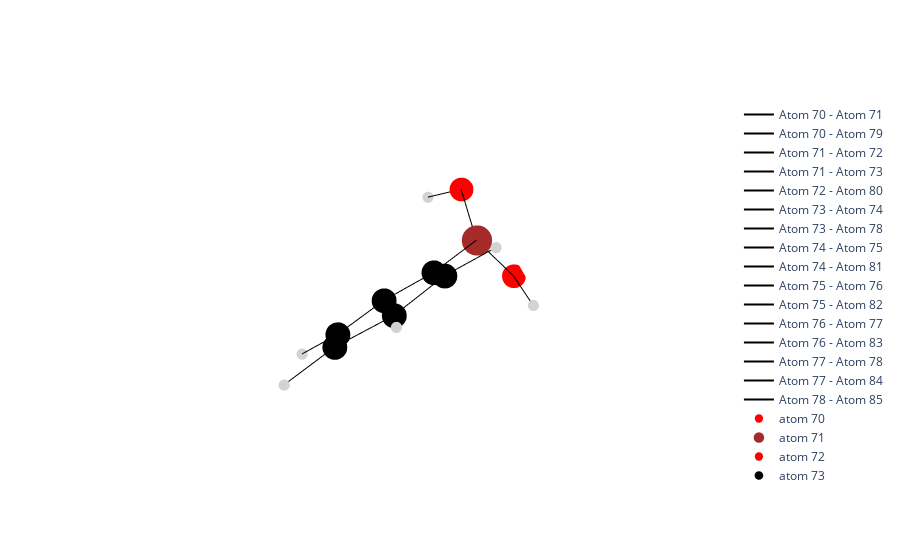

Source (notebook cell):
### Code cell
trace_atoms = [None] * len(boron.nodes)
trace_edges = [None] * len(edge_boron)

for i, u in zip(range(len(boron.nodes)), boron.nodes):


    trace_atoms[i] = go.Scatter3d(x=[boron_xyz[i][0]],
                         y=[boron_xyz[i][1]],
                         z=[boron_xyz[i][2]],
                         mode='markers',
                         name = f'atom {boron_an[i]}',
                         text = f'atom {boron_an[i]}',
                         marker=dict(symbol='circle',
                                                 size=sizes[boron.nodes[u]['name']],
                                                 color=colors[boron.nodes[u]['name']])
    )

for i in range(len(edge_boron)):
    trace_edges[i]= go.Scatter3d(
        x=edge_boron[i,:,0],
        y=edge_boron[i,:,1],
        z=edge_boron[i,:,2],
        name = f'Atom {edges_b[i][0]} - Atom {edges_b[i][1]}',
        text=f'{edges_b[i]}',
        mode='lines',
        line=dict(color='black', width=2),
        hoverinfo='none')


traces =  trace_edges + trace_atoms
subs = go.Figure(data=traces)

subs.update_layout(template =  'plotly_white')

subs.update_layout(scene=dict(xaxis=dict(showgrid=False, zeroline=False, showticklabels=False),
                             yaxis=dict(showgrid=False, zeroline=False, showticklabels=False),
                             zaxis=dict(showgrid=False, zeroline=False, showticklabels=False),
                             xaxis_title='', yaxis_title='', zaxis_title=''))


subs.show()

### Figure 1 — Plotly figure (JSON) as saved in the notebook; plotly's stock layout.template omitted (floating-point values rounded to 4 significant figures)
{"data": [{"hoverinfo": "none", "line": {"color": "black", "width": 2}, "mode": "lines", "name": "Atom 70 - Atom 71", "text": "(70, 71)", "type": "scatter3d", "x": [-2.719, -2.038], "y": [-1.116, -0.04201], "z": [1.002, 0.2841]}, {"hoverinfo": "none", "line": {"color": "black", "width": 2}, "mode": "lines", "name": "Atom 70 - Atom 79", "text": "(70, 79)", "type": "scatter3d", "x": [-2.719, -2.474], "y": [-1.116, -1.973], "z": [1.002, 0.6037]}, {"hoverinfo": "none", "line": {"color": "black", "width": 2}, "mode": "lines", "name": "Atom 71 - Atom 72", "text": "(71, 72)", "type": "scatter3d", "x": [-2.038, -2.82], "y": [-0.04201, 0.6142], "z": [0.2841, -0.764]}, {"hoverinfo": "none", "line": {"color": "black", "width": 2}, "mode": "lines", "name": "Atom 71 - Atom 73", "text": "(71, 73)", "type": "scatter3d", "x": [-2.038, -0.4864], "y": [-0.04201, 0.03106], "z": [0.2841, 0.1438]}, {"hoverinfo": "none", "line": {"color": "black", "width": 2}, "mode": "lines", "name": "Atom 72 - Atom 80", "text": "(72, 80)", "type": "scatter3d", "x": [-2.82, -2.396], "y": [0.6142, 1.472], "z": [-0.764, -0.9799]}, {"hoverinfo": "none", "line": {"color": "black", "width": 2}, "mode": "lines", "name": "Atom 73 - Atom 74", "text": "(73, 74)", "type": "scatter3d", "x": [-0.4864, 0.2729], "y": [0.03106, 0.9418], "z": [0.1438, 0.8413]}, {"hoverinfo": "none", "line": {"color": "black", "width": 2}, "mode": "lines", "name": "Atom 73 - Atom 78", "text": "(73, 78)", "type": "scatter3d", "x": [-0.4864, 0.1727], "y": [0.03106, -0.8366], "z": [0.1438, -0.7027]}, {"hoverinfo": "none", "line": {"color": "black", "width": 2}, "mode": "lines", "name": "Atom 74 - Atom 75", "text": "(74, 75)", "type": "scatter3d", "x": [0.2729, 1.64], "y": [0.9418, 1.032], "z": [0.8413, 0.7398]}, {"hoverinfo": "none", "line": {"color": "black", "width": 2}, "mode": "lines", "name": "Atom 74 - Atom 81", "text": "(74, 81)", "type": "scatter3d", "x": [0.2729, -0.2418], "y": [0.9418, 1.615], "z": [0.8413, 1.499]}, {"hoverinfo": "none", "line": {"color": "black", "width": 2}, "mode": "lines", "name": "Atom 75 - Atom 76", "text": "(75, 76)", "type": "scatter3d", "x": [1.64, 2.281], "y": [1.032, 0.1564], "z": [0.7398, -0.1109]}, {"hoverinfo": "none", "line": {"color": "black", "width": 2}, "mode": "lines", "name": "Atom 75 - Atom 82", "text": "(75, 82)", "type": "scatter3d", "x": [1.64, 2.265], "y": [1.032, 1.734], "z": [0.7398, 1.273]}, {"hoverinfo": "none", "line": {"color": "black", "width": 2}, "mode": "lines", "name": "Atom 76 - Atom 77", "text": "(76, 77)", "type": "scatter3d", "x": [2.281, 1.545], "y": [0.1564, -0.7833], "z": [-0.1109, -0.8367]}, {"hoverinfo": "none", "line": {"color": "black", "width": 2}, "mode": "lines", "name": "Atom 76 - Atom 83", "text": "(76, 83)", "type": "scatter3d", "x": [2.281, 3.372], "y": [0.1564, 0.1892], "z": [-0.1109, -0.2258]}, {"hoverinfo": "none", "line": {"color": "black", "width": 2}, "mode": "lines", "name": "Atom 77 - Atom 78", "text": "(77, 78)", "type": "scatter3d", "x": [1.545, 0.1727], "y": [-0.7833, -0.8366], "z": [-0.8367, -0.7027]}, {"hoverinfo": "none", "line": {"color": "black", "width": 2}, "mode": "lines", "name": "Atom 77 - Atom 84", "text": "(77, 84)", "type": "scatter3d", "x": [1.545, 2.059], "y": [-0.7833, -1.47], "z": [-0.8367, -1.506]}, {"hoverinfo": "none", "line": {"color": "black", "width": 2}, "mode": "lines", "name": "Atom 78 - Atom 85", "text": "(78, 85)", "type": "scatter3d", "x": [0.1727, -0.4317], "y": [-0.8366, -1.565], "z": [-0.7027, -1.261]}, {"marker": {"color": "red", "size": 8.25, "symbol": "circle"}, "mode": "markers", "name": "atom 70", "text": "atom 70", "type": "scatter3d", "x": [-2.719], "y": [-1.116], "z": [1.002]}, {"marker": {"color": "brown", "size": 10.5, "symbol": "circle"}, "mode": "markers", "name": "atom 71", "text": "atom 71", "type": "scatter3d", "x": [-2.038], "y": [-0.04201], "z": [0.2841]}, {"marker": {"color": "red", "size": 8.25, "symbol": "circle"}, "mode": "markers", "name": "atom 72", "text": "atom 72", "type": "scatter3d", "x": [-2.82], "y": [0.6142], "z": [-0.764]}, {"marker": {"color": "black", "size": 8.625, "symbol": "circle"}, "mode": "markers", "name": "atom 73", "text": "atom 73", "type": "scatter3d", "x": [-0.4864], "y": [0.03106], "z": [0.1438]}, {"marker": {"color": "black", "size": 8.625, "symbol": "circle"}, "mode": "markers", "name": "atom 74", "text": "atom 74", "type": "scatter3d", "x": [0.2729], "y": [0.9418], "z": [0.8413]}, {"marker": {"color": "black", "size": 8.625, "symbol": "circle"}, "mode": "markers", "name": "atom 75", "text": "atom 75", "type": "scatter3d", "x": [1.64], "y": [1.032], "z": [0.7398]}, {"marker": {"color": "black", "size": 8.625, "symbol": "circle"}, "mode": "markers", "name": "atom 76", "text": "atom 76", "type": "scatter3d", "x": [2.281], "y": [0.1564], "z": [-0.1109]}, {"marker": {"color": "black", "size": 8.625, "symbol": "circle"}, "mode": "markers", "name": "atom 77", "text": "atom 77", "type": "scatter3d", "x": [1.545], "y": [-0.7833], "z": [-0.8367]}, {"marker": {"color": "black", "size": 8.625, "symbol": "circle"}, "mode": "markers", "name": "atom 78", "text": "atom 78", "type": "scatter3d", "x": [0.1727], "y": [-0.8366], "z": [-0.7027]}, {"marker": {"color": "lightgray", "size": 3.875, "symbol": "circle"}, "mode": "markers", "name": "atom 79", "text": "atom 79", "type": "scatter3d", "x": [-2.474], "y": [-1.973], "z": [0.6037]}, {"marker": {"color": "lightgray", "size": 3.875, "symbol": "circle"}, "mode": "markers", "name": "atom 80", "text": "atom 80", "type": "scatter3d", "x": [-2.396], "y": [1.472], "z": [-0.9799]}, {"marker": {"color": "lightgray", "size": 3.875, "symbol": "circle"}, "mode": "markers", "name": "atom 81", "text": "atom 81", "type": "scatter3d", "x": [-0.2418], "y": [1.615], "z": [1.499]}, {"marker": {"color": "lightgray", "size": 3.875, "symbol": "circle"}, "mode": "markers", "name": "atom 82", "text": "atom 82", "type": "scatter3d", "x": [2.265], "y": [1.734], "z": [1.273]}, {"marker": {"color": "lightgray", "size": 3.875, "symbol": "circle"}, "mode": "markers", "name": "atom 83", "text": "atom 83", "type": "scatter3d", "x": [3.372], "y": [0.1892], "z": [-0.2258]}, {"marker": {"color": "lightgray", "size": 3.875, "symbol": "circle"}, "mode": "markers", "name": "atom 84", "text": "atom 84", "type": "scatter3d", "x": [2.059], "y": [-1.47], "z": [-1.506]}, {"marker": {"color": "lightgray", "size": 3.875, "symbol": "circle"}, "mode": "markers", "name": "atom 85", "text": "atom 85", "type": "scatter3d", "x": [-0.4317], "y": [-1.565], "z": [-1.261]}], "layout": {"scene": {"xaxis": {"showgrid": false, "showticklabels": false, "title": {"text": ""}, "zeroline": false}, "yaxis": {"showgrid": false, "showticklabels": false, "title": {"text": ""}, "zeroline": false}, "zaxis": {"showgrid": false, "showticklabels": false, "title": {"text": ""}, "zeroline": false}}}}
